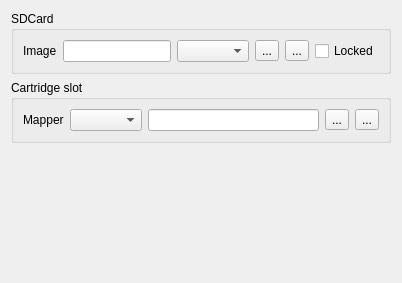
           <widget class="QWidget" name="sdcTab">
            <property name="enabled">
             <bool>true</bool>
            </property>
            <attribute name="icon">
             <iconset resource="../xpeccy.qrc">
              <normaloff>:/images/sdcard.png</normaloff>:/images/sdcard.png</iconset>
            </attribute>
            <attribute name="title">
             <string>Other</string>
            </attribute>
            <layout class="QVBoxLayout" name="verticalLayout_30">
             <item>
              <widget class="QGroupBox" name="groupBox_8">
               <property name="title">
                <string>SDCard</string>
               </property>
               <layout class="QHBoxLayout" name="horizontalLayout_28">
                <item>
                 <layout class="QGridLayout" name="gridLayout_4">
                  <item row="0" column="2">
                   <widget class="QComboBox" name="sdcapbox"/>
                  </item>
                  <item row="0" column="1">
                   <widget class="QLineEdit" name="sdPath">
                    <property name="enabled">
                     <bool>true</bool>
                    </property>
                    <property name="readOnly">
                     <bool>true</bool>
                    </property>
                   </widget>
                  </item>
                  <item row="0" column="0">
                   <widget class="QLabel" name="label_35">
                    <property name="enabled">
                     <bool>true</bool>
                    </property>
                    <property name="text">
                     <string>Image</string>
                    </property>
                   </widget>
                  </item>
                  <item row="0" column="3">
                   <widget class="QToolButton" name="tbSDCimg">
                    <property name="enabled">
                     <bool>true</bool>
                    </property>
                    <property name="text">
                     <string>...</string>
                    </property>
                    <property name="icon">
                     <iconset resource="../xpeccy.qrc">
                      <normaloff>:/images/fileopen.png</normaloff>:/images/fileopen.png</iconset>
                    </property>
                   </widget>
                  </item>
                  <item row="0" column="4">
                   <widget class="QToolButton" name="tbsdcfree">
                    <property name="text">
                     <string>...</string>
                    </property>
                    <property name="icon">
                     <iconset resource="../xpeccy.qrc">
                      <normaloff>:/images/cancel.png</normaloff>:/images/cancel.png</iconset>
                    </property>
                   </widget>
                  </item>
                  <item row="0" column="5">
                   <widget class="QCheckBox" name="sdlock">
                    <property name="text">
                     <string>Locked</string>
                    </property>
                   </widget>
                  </item>
                 </layout>
                </item>
               </layout>
              </widget>
             </item>
             <item>
              <widget class="QGroupBox" name="groupBox_11">
               <property name="title">
                <string>Cartridge slot</string>
               </property>
               <layout class="QGridLayout" name="gridLayout_7">
                <item row="0" column="3">
                 <widget class="QToolButton" name="cSlotOpen">
                  <property name="text">
                   <string>...</string>
                  </property>
                  <property name="icon">
                   <iconset resource="../xpeccy.qrc">
                    <normaloff>:/images/fileopen.png</normaloff>:/images/fileopen.png</iconset>
                  </property>
                 </widget>
                </item>
                <item row="0" column="4">
                 <widget class="QToolButton" name="cSlotEject">
                  <property name="text">
                   <string>...</string>
                  </property>
                  <property name="icon">
                   <iconset resource="../xpeccy.qrc">
                    <normaloff>:/images/cancel.png</normaloff>:/images/cancel.png</iconset>
                  </property>
                 </widget>
                </item>
                <item row="0" column="2">
                 <widget class="QLineEdit" name="cSlotName">
                  <property name="readOnly">
                   <bool>true</bool>
                  </property>
                 </widget>
                </item>
                <item row="0" column="1">
                 <widget class="QComboBox" name="cSlotType"/>
                </item>
                <item row="0" column="0">
                 <widget class="QLabel" name="label_27">
                  <property name="text">
                   <string>Mapper</string>
                  </property>
                 </widget>
                </item>
               </layout>
              </widget>
             </item>
             <item>
              <spacer name="verticalSpacer">
               <property name="orientation">
                <enum>Qt::Vertical</enum>
               </property>
               <property name="sizeHint" stdset="0">
                <size>
                 <width>20</width>
                 <height>129</height>
                </size>
               </property>
              </spacer>
             </item>
            </layout>
           </widget>
